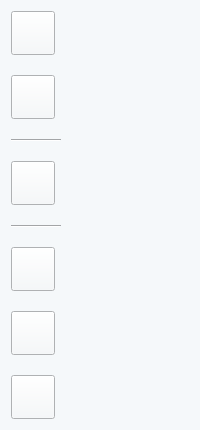
             <widget class="QWidget" name="widget_88" native="true">
              <property name="sizePolicy">
               <sizepolicy hsizetype="Fixed" vsizetype="Preferred">
                <horstretch>0</horstretch>
                <verstretch>0</verstretch>
               </sizepolicy>
              </property>
              <property name="minimumSize">
               <size>
                <width>62</width>
                <height>0</height>
               </size>
              </property>
              <property name="baseSize">
               <size>
                <width>0</width>
                <height>881</height>
               </size>
              </property>
              <property name="font">
               <font>
                <family>Arial</family>
               </font>
              </property>
              <property name="styleSheet">
               <string notr="true">background-color: rgb(245, 248, 250);</string>
              </property>
              <layout class="QFormLayout" name="formLayout_5">
               <item row="0" column="0">
                <layout class="QGridLayout" name="gridLayout_13">
                 <property name="verticalSpacing">
                  <number>20</number>
                 </property>
                 <item row="0" column="0">
                  <widget class="QPushButton" name="HomeBehCamPanelButton">
                   <property name="sizePolicy">
                    <sizepolicy hsizetype="Fixed" vsizetype="Fixed">
                     <horstretch>0</horstretch>
                     <verstretch>0</verstretch>
                    </sizepolicy>
                   </property>
                   <property name="minimumSize">
                    <size>
                     <width>44</width>
                     <height>44</height>
                    </size>
                   </property>
                   <property name="maximumSize">
                    <size>
                     <width>44</width>
                     <height>44</height>
                    </size>
                   </property>
                   <property name="font">
                    <font>
                     <family>Arial</family>
                    </font>
                   </property>
                   <property name="styleSheet">
                    <string notr="true">border-image: url(:/sidebar/Asset 6.png);</string>
                   </property>
                   <property name="text">
                    <string/>
                   </property>
                  </widget>
                 </item>
                 <item row="1" column="0">
                  <widget class="QPushButton" name="HomeScopeCamPanelButton">
                   <property name="sizePolicy">
                    <sizepolicy hsizetype="Fixed" vsizetype="Fixed">
                     <horstretch>0</horstretch>
                     <verstretch>0</verstretch>
                    </sizepolicy>
                   </property>
                   <property name="minimumSize">
                    <size>
                     <width>44</width>
                     <height>44</height>
                    </size>
                   </property>
                   <property name="maximumSize">
                    <size>
                     <width>44</width>
                     <height>44</height>
                    </size>
                   </property>
                   <property name="font">
                    <font>
                     <family>Arial</family>
                    </font>
                   </property>
                   <property name="styleSheet">
                    <string notr="true">border-image: url(:/sidebar/Asset 8.png);</string>
                   </property>
                   <property name="text">
                    <string/>
                   </property>
                  </widget>
                 </item>
                 <item row="2" column="0">
                  <widget class="Line" name="line_9">
                   <property name="sizePolicy">
                    <sizepolicy hsizetype="Fixed" vsizetype="Fixed">
                     <horstretch>0</horstretch>
                     <verstretch>0</verstretch>
                    </sizepolicy>
                   </property>
                   <property name="minimumSize">
                    <size>
                     <width>50</width>
                     <height>2</height>
                    </size>
                   </property>
                   <property name="maximumSize">
                    <size>
                     <width>50</width>
                     <height>2</height>
                    </size>
                   </property>
                   <property name="font">
                    <font>
                     <family>Arial</family>
                    </font>
                   </property>
                   <property name="orientation">
                    <enum>Qt::Horizontal</enum>
                   </property>
                  </widget>
                 </item>
                 <item row="3" column="0">
                  <widget class="QPushButton" name="HomeLeverPanelButton">
                   <property name="sizePolicy">
                    <sizepolicy hsizetype="Fixed" vsizetype="Fixed">
                     <horstretch>0</horstretch>
                     <verstretch>0</verstretch>
                    </sizepolicy>
                   </property>
                   <property name="minimumSize">
                    <size>
                     <width>44</width>
                     <height>44</height>
                    </size>
                   </property>
                   <property name="maximumSize">
                    <size>
                     <width>44</width>
                     <height>44</height>
                    </size>
                   </property>
                   <property name="font">
                    <font>
                     <family>Arial</family>
                    </font>
                   </property>
                   <property name="styleSheet">
                    <string notr="true">border-image: url(:/sidebar/Asset 9.png);</string>
                   </property>
                   <property name="text">
                    <string/>
                   </property>
                  </widget>
                 </item>
                 <item row="4" column="0">
                  <widget class="Line" name="line_10">
                   <property name="sizePolicy">
                    <sizepolicy hsizetype="Fixed" vsizetype="Fixed">
                     <horstretch>0</horstretch>
                     <verstretch>0</verstretch>
                    </sizepolicy>
                   </property>
                   <property name="minimumSize">
                    <size>
                     <width>50</width>
                     <height>2</height>
                    </size>
                   </property>
                   <property name="maximumSize">
                    <size>
                     <width>50</width>
                     <height>2</height>
                    </size>
                   </property>
                   <property name="font">
                    <font>
                     <family>Arial</family>
                    </font>
                   </property>
                   <property name="orientation">
                    <enum>Qt::Horizontal</enum>
                   </property>
                  </widget>
                 </item>
                 <item row="5" column="0">
                  <widget class="QPushButton" name="HomeLayoutOneButton">
                   <property name="sizePolicy">
                    <sizepolicy hsizetype="Fixed" vsizetype="Fixed">
                     <horstretch>0</horstretch>
                     <verstretch>0</verstretch>
                    </sizepolicy>
                   </property>
                   <property name="minimumSize">
                    <size>
                     <width>44</width>
                     <height>44</height>
                    </size>
                   </property>
                   <property name="maximumSize">
                    <size>
                     <width>44</width>
                     <height>44</height>
                    </size>
                   </property>
                   <property name="font">
                    <font>
                     <family>Arial</family>
                    </font>
                   </property>
                   <property name="styleSheet">
                    <string notr="true">border-image: url(:/sidebar/Asset 10.png);</string>
                   </property>
                   <property name="text">
                    <string/>
                   </property>
                  </widget>
                 </item>
                 <item row="6" column="0">
                  <widget class="QPushButton" name="HomeLayoutTwoButton">
                   <property name="sizePolicy">
                    <sizepolicy hsizetype="Fixed" vsizetype="Fixed">
                     <horstretch>0</horstretch>
                     <verstretch>0</verstretch>
                    </sizepolicy>
                   </property>
                   <property name="minimumSize">
                    <size>
                     <width>44</width>
                     <height>44</height>
                    </size>
                   </property>
                   <property name="maximumSize">
                    <size>
                     <width>44</width>
                     <height>44</height>
                    </size>
                   </property>
                   <property name="font">
                    <font>
                     <family>Arial</family>
                    </font>
                   </property>
                   <property name="styleSheet">
                    <string notr="true">border-image: url(:/sidebar/Asset 11.png);</string>
                   </property>
                   <property name="text">
                    <string/>
                   </property>
                  </widget>
                 </item>
                 <item row="7" column="0">
                  <widget class="QPushButton" name="HomeLayoutThreeButton">
                   <property name="sizePolicy">
                    <sizepolicy hsizetype="Fixed" vsizetype="Fixed">
                     <horstretch>0</horstretch>
                     <verstretch>0</verstretch>
                    </sizepolicy>
                   </property>
                   <property name="minimumSize">
                    <size>
                     <width>44</width>
                     <height>44</height>
                    </size>
                   </property>
                   <property name="maximumSize">
                    <size>
                     <width>44</width>
                     <height>44</height>
                    </size>
                   </property>
                   <property name="font">
                    <font>
                     <family>Arial</family>
                    </font>
                   </property>
                   <property name="styleSheet">
                    <string notr="true">border-image: url(:/sidebar/Asset 12.png);</string>
                   </property>
                   <property name="text">
                    <string/>
                   </property>
                  </widget>
                 </item>
                </layout>
               </item>
              </layout>
             </widget>
